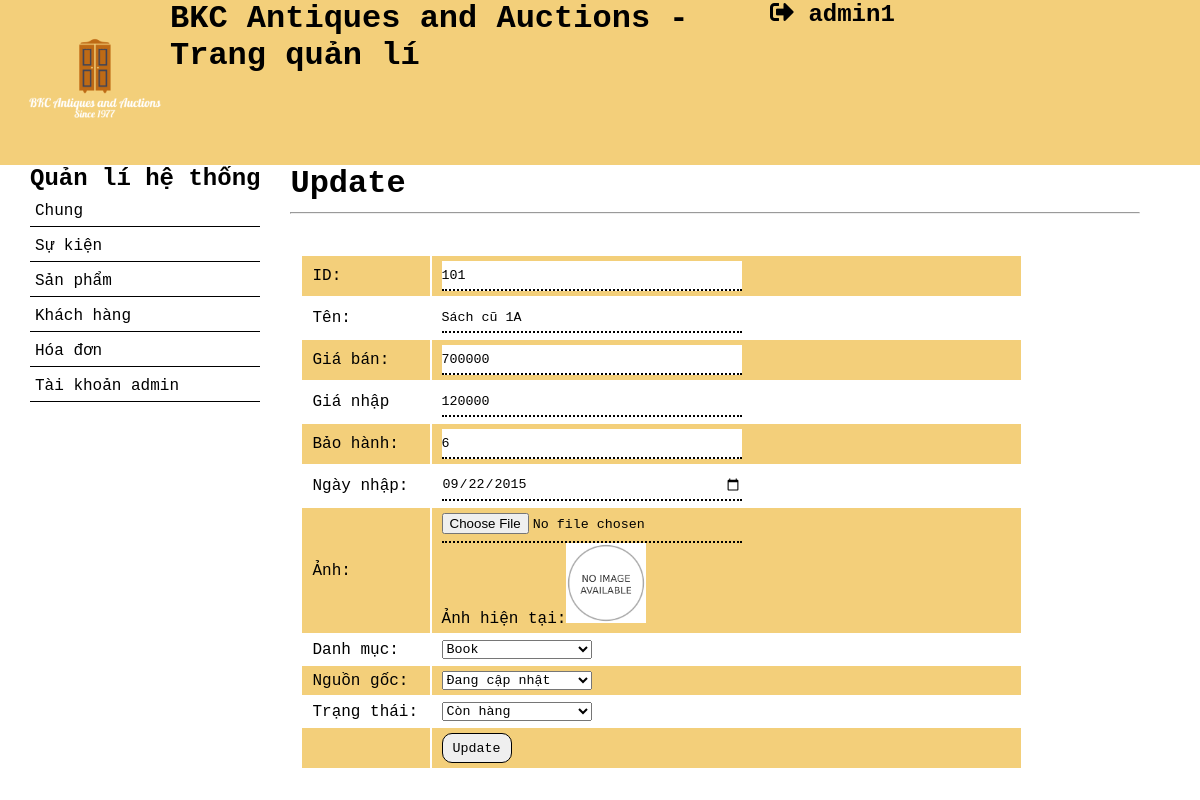
/Website_design_and_development/admin/update_prd.php?id=101 (signed in), run on the app's committed database.
### tables this page shows
CREATE TABLE `san_pham` (
  `id` int(11) NOT NULL,
  `ten` varchar(128) NOT NULL,
  `gia` int(11) NOT NULL,
  `gia_nhap` int(128) NOT NULL,
  `ngay_nhap` date NOT NULL,
  `bao_hanh` int(3) DEFAULT NULL,
  `hinh_anh` varchar(200) DEFAULT NULL,
  `id_danh_muc` int(11) NOT NULL,
  `id_hang` int(11) NOT NULL,
  `mo_ta` varchar(1000) DEFAULT NULL,
  `status` tinyint(1) NOT NULL
);

### Website_design_and_development/admin/update_prd.php (the view, shortened to what this page needs)
<!DOCTYPE html>
<html>
<head>
    <link rel="stylesheet" type="text/css" href="style.css">
</head>
<body>
    <?php require_once 'includes/connect.php'; ?>
    <?php
    $sql = '';
    if (isset($_GET)) {
        $gid = $_GET['id'];
        $sql = "SELECT * FROM `san_pham` WHERE `id` = $gid ";
    }
    $result = mysqli_query($connect, $sql);
    $row = mysqli_fetch_assoc($result);
    ?>
    <?php require_once 'includes/header.php' ?>
    <div class="main">
        <div class="left"><?php require_once 'includes/menu.php' ?></div>
        <div class="right">
            <div class="right1">
                <h1>Update</h1>
                <hr>
                <form action="#" method="POST" enctype="multipart/form-data">
                    <table class="tableupddate">
                        <tr>
                            <td>ID:</td>
                            <td><input readonly="" type="text" name="id" value="<?php echo $row['id'] ?>"></td>
                        </tr>
                        <tr>
                            <td>Tên:</td>
                            <td><input type="text" name="name" value="<?php echo $row['ten'] ?>"></td>
                        </tr>
                        <tr>
                            <td>Giá bán:</td>
                            <td><input type="text" name="po" value="<?php echo $row['gia'] ?>"></td>
                        </tr>
                        <tr>
                            <td>Giá nhập</td>
                            <td><input type="text" name="pi" value="<?php echo $row['gia_nhap'] ?>"></td>
                        </tr>
                        <tr>
                            <td>Bảo hành:</td>
                            <td><input type="number" name="grt" value="<?php echo $row['bao_hanh'] ?>"></td>
                        </tr>
                        <tr>
                            <td>Ngày nhập:</td>
                            <td><input type="date" name="adddate" value="<?php echo $row['ngay_nhap'] ?>">
                            <td>
                        </tr>
                        <tr>
                            <td>Ảnh:</td>
                            <td>
                                <input type="file" name="fileToUpload" id="fileToUpload">
                                <br>
                                Ảnh hiện tại:<img src="<?= $row['hinh_anh'] ?>" width=80px>
                            </td>
                        </tr>
                        <tr>
                            <td>Danh mục:</td>
                            <td>
                                <select name="dir">
                                    <?php
                                    $sql = "SELECT * FROM danh_muc";
                                    $result = mysqli_query($connect, $sql);
                                    while ($rowdm = mysqli_fetch_assoc($result)) {
                                    ?>
                                        <?php if ($row["id_danh_muc"] == $rowdm['id']) { ?>
                                            <option selected="" value="<?= $rowdm['id']; ?>">
                                                <?= $rowdm['ten_danh_muc']; ?>
                                            </option>
                                        <?php } else { ?>
                                            <option value="<?php echo $rowdm['id']; ?>"><?php echo $rowdm['ten_danh_muc']; ?>
                                            </option>
                                        <?php } ?>
                                    <?php } ?>
                                </select>
                            </td>
                        </tr>
                        <tr>
                            <td>Nguồn gốc:</td>
                            <td>
                                <select name="mf">
                                    <?php
                                    $sql = "SELECT * FROM hang";
                                    $result = mysqli_query($connect, $sql);
                                    while ($rowh = mysqli_fetch_assoc($result)) {
                                    ?>
                                        <?php if ($row['id_hang'] == $rowh['id']) { ?>
                                            <option selected="" value="<?php echo $rowh['id']; ?>">
                                                <?php echo $rowh['ten_hang']; ?>
                                            </option>
                                        <?php } else { ?>
                                            <option value="<?php echo $row['id']; ?>"><?php echo $row['ten_hang']; ?></option>
                                        <?php }; ?>
                                    <?php } ?>
                                </select>
                            </td>
                        </tr>
                        <tr>
                            <td>Trạng thái:</td>
                            <td>
                                <select name="status">
                                    <option value="1">Còn hàng</option>
                                </select>
                            </td>
                        </tr>
                        <tr>
                            <td></td>
                            <td><input type="submit" name="submit" value="Update" style="width: 70px; border:solid 1px black; border-radius:10px"></td>
                        </tr>
                    </table>
                </form>
            </div>
        </div>
    </div>
</body>
</html>

### Website_design_and_development/admin/style.css (style rules this page uses)
* { padding: 0; margin: 0; font-family: monospace, Helvetica, sans-serif; box-sizing: border-box; }
.main { background-color: white; width: 95%; margin: auto; display: flex; overflow: visible; }
.left { min-width: 170px; }
.right { flex: 1; overflow: visible; margin: auto; padding: 0px 30px 10px 30px; text-align: left; }
.right hr { margin-top: 10px; margin-bottom: 30px; }
.right1 { overflow: visible; }
.tableupddate { width: 90%; padding: 10px; text-align: left; vertical-align: top; }
.tableupddate td { padding: 5px 10px; }
.tableupddate td:nth-child(even) { width: 80%; }
.tableupddate tr:nth-child(odd) { background: #f3cf7a; }
.tableupddate input { width: 300px; height: 30px; border: none; border-bottom: dotted 2px black; outline: none; }
.tableupddate select { width: 150px; }

### data on the page
san_pham: id "101", name "Sách cũ 1A", po "700000", pi "120000", grt "6", adddate "09/22/2015", hinh_anh (placeholder picture)

### other printed values
$_SESSION['ad_username'] "admin1"
form field dir "Book"
form field mf "Đang cập nhật"
